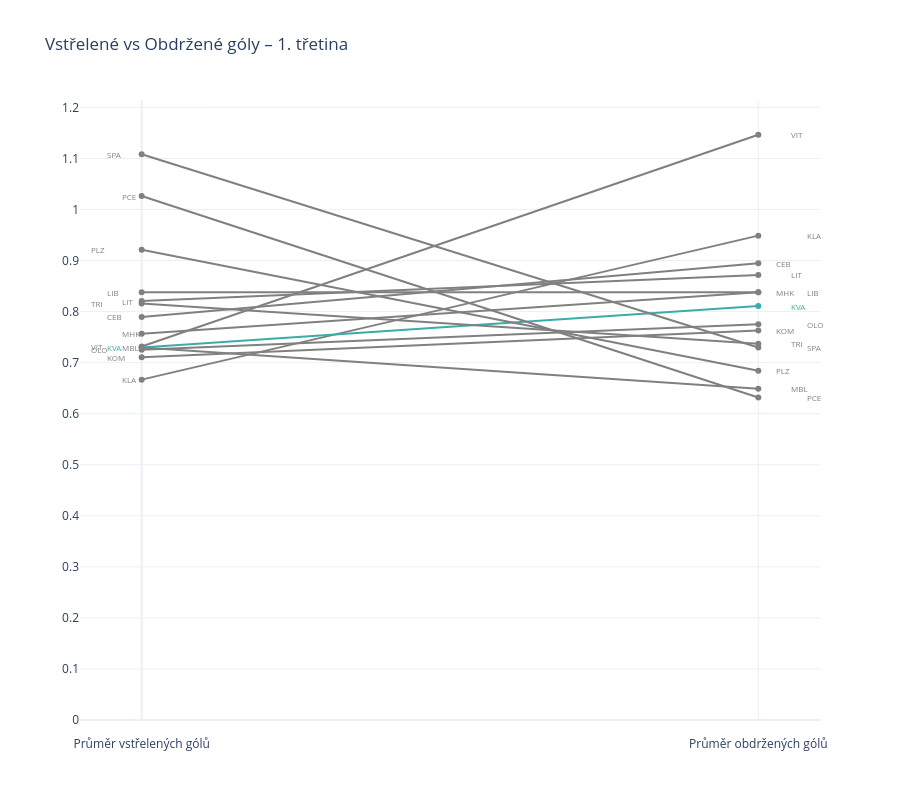
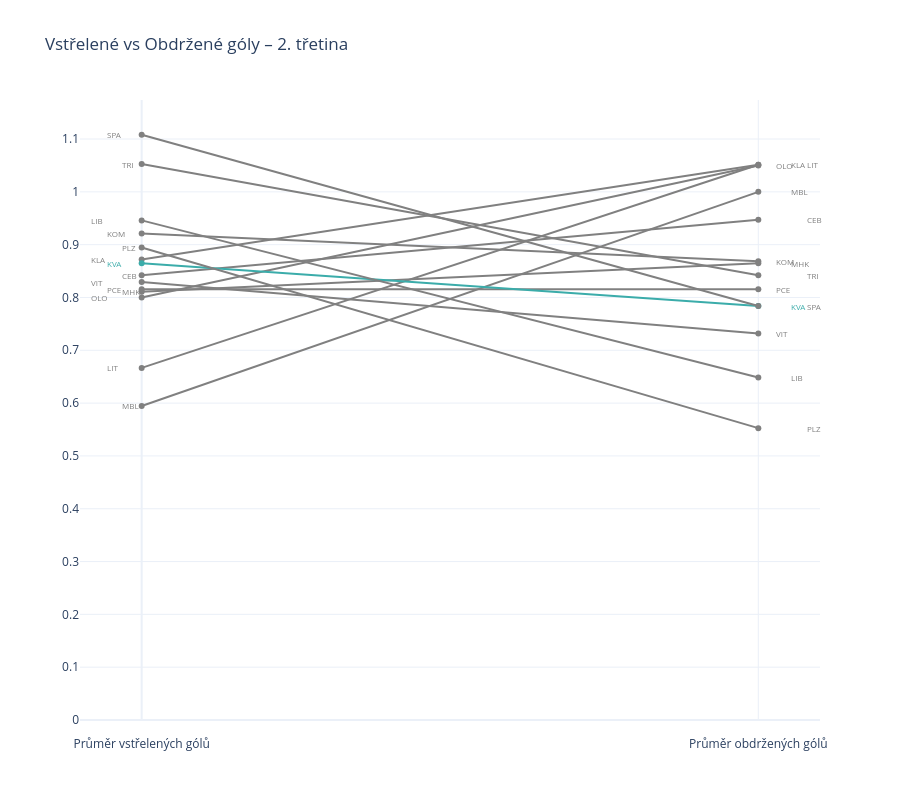
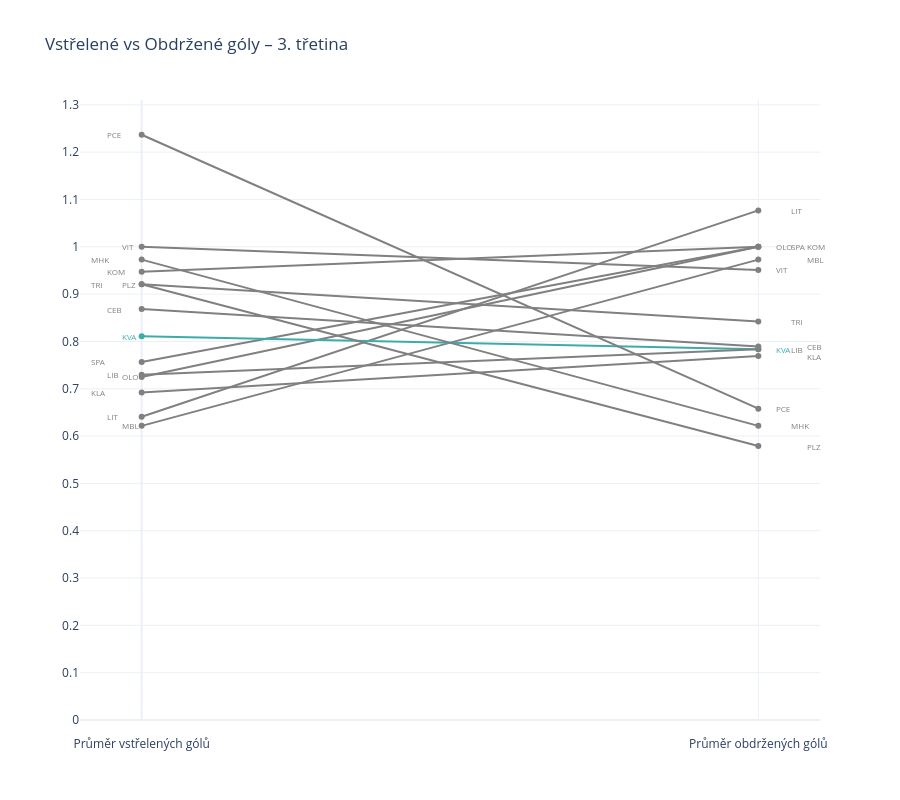
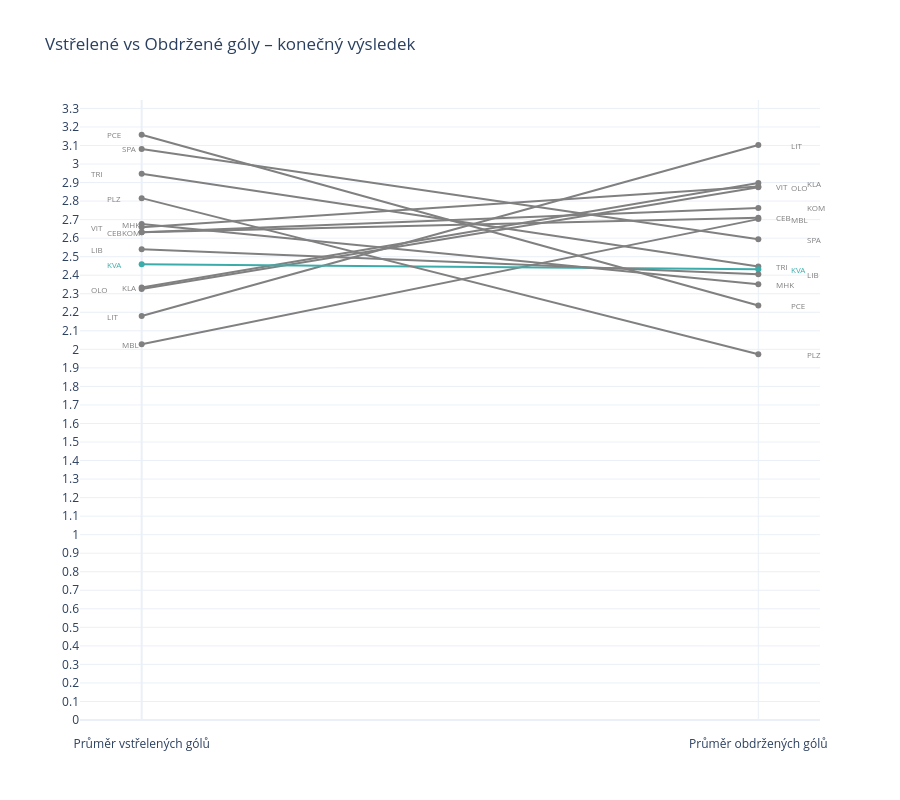

The notebook cell saved with these charts, in order:
### Code cell
for period in team_period["period"].unique():
    df_period = team_period[team_period["period"] == period]

    offset_r = define_offset(df_period, "gaa", "team")
    offset_l = define_offset(df_period, "gfa", "team")
    actual_label = "konečný výsledek" if period == "F" else f"{period}. třetina"
    
    fig = go.Figure()
    
    for team in offset_r.keys():
        team_data = df_period[df_period["team"] == team]
        color = "rgb(59,172,170)" if team == "KVA" else "gray"
        
        fig.add_trace(go.Scatter(
            x=[0, 1], 
            y=[team_data["gfa"].values[0], team_data["gaa"].values[0]],
            mode="lines+markers",
            name=team,
            line=dict(color=color, width=2, )
        ))
        
        fig.add_annotation(
            x=1.05+offset_r[team],  
            y=team_data["gaa"].values[0],
            text=team,
            showarrow=False,
            xanchor="left",
            font=dict(color=color, size=8)
        )

        fig.add_annotation(
            x=-0.06+offset_l[team],  
            y=team_data["gfa"].values[0],
            text=team,
            showarrow=False,
            xanchor="left",
            font=dict(color=color, size=8)
        )
    
    fig.update_layout(
        title=f"Vstřelené vs Obdržené góly – {actual_label}",
        xaxis=dict(
            tickvals=[0, 1],
            ticktext=["Průměr vstřelených gólů", "Průměr obdržených gólů"],
            range=[-0.1, 1.1],
            ticklabelposition="outside",
            ticklabelstandoff=15 
        ),
        yaxis=dict(rangemode="tozero", dtick=0.1),
        height=800,
        showlegend=False
    )
    
    fig.show()

### Figure 1 — Plotly figure (JSON) as saved in the notebook; plotly's stock layout.template omitted (floating-point values rounded to 4 significant figures)
{"data": [{"line": {"color": "gray", "width": 2}, "mode": "lines+markers", "name": "VIT", "type": "scatter", "x": [0, 1], "y": [0.7317, 1.146]}, {"line": {"color": "gray", "width": 2}, "mode": "lines+markers", "name": "KLA", "type": "scatter", "x": [0, 1], "y": [0.6667, 0.9487]}, {"line": {"color": "gray", "width": 2}, "mode": "lines+markers", "name": "CEB", "type": "scatter", "x": [0, 1], "y": [0.7895, 0.8947]}, {"line": {"color": "gray", "width": 2}, "mode": "lines+markers", "name": "LIT", "type": "scatter", "x": [0, 1], "y": [0.8205, 0.8718]}, {"line": {"color": "gray", "width": 2}, "mode": "lines+markers", "name": "LIB", "type": "scatter", "x": [0, 1], "y": [0.8378, 0.8378]}, {"line": {"color": "gray", "width": 2}, "mode": "lines+markers", "name": "MHK", "type": "scatter", "x": [0, 1], "y": [0.7568, 0.8378]}, {"line": {"color": "rgb(59,172,170)", "width": 2}, "mode": "lines+markers", "name": "KVA", "type": "scatter", "x": [0, 1], "y": [0.7297, 0.8108]}, {"line": {"color": "gray", "width": 2}, "mode": "lines+markers", "name": "OLO", "type": "scatter", "x": [0, 1], "y": [0.725, 0.775]}, {"line": {"color": "gray", "width": 2}, "mode": "lines+markers", "name": "KOM", "type": "scatter", "x": [0, 1], "y": [0.7105, 0.7632]}, {"line": {"color": "gray", "width": 2}, "mode": "lines+markers", "name": "TRI", "type": "scatter", "x": [0, 1], "y": [0.8158, 0.7368]}, {"line": {"color": "gray", "width": 2}, "mode": "lines+markers", "name": "SPA", "type": "scatter", "x": [0, 1], "y": [1.108, 0.7297]}, {"line": {"color": "gray", "width": 2}, "mode": "lines+markers", "name": "PLZ", "type": "scatter", "x": [0, 1], "y": [0.9211, 0.6842]}, {"line": {"color": "gray", "width": 2}, "mode": "lines+markers", "name": "MBL", "type": "scatter", "x": [0, 1], "y": [0.7297, 0.6486]}, {"line": {"color": "gray", "width": 2}, "mode": "lines+markers", "name": "PCE", "type": "scatter", "x": [0, 1], "y": [1.026, 0.6316]}], "layout": {"annotations": [{"font": {"color": "gray", "size": 8}, "showarrow": false, "text": "VIT", "x": 1.05, "xanchor": "left", "y": 1.146}, {"font": {"color": "gray", "size": 8}, "showarrow": false, "text": "VIT", "x": -0.085, "xanchor": "left", "y": 0.7317}, {"font": {"color": "gray", "size": 8}, "showarrow": false, "text": "KLA", "x": 1.075, "xanchor": "left", "y": 0.9487}, {"font": {"color": "gray", "size": 8}, "showarrow": false, "text": "KLA", "x": -0.035, "xanchor": "left", "y": 0.6667}, {"font": {"color": "gray", "size": 8}, "showarrow": false, "text": "CEB", "x": 1.025, "xanchor": "left", "y": 0.8947}, {"font": {"color": "gray", "size": 8}, "showarrow": false, "text": "CEB", "x": -0.06, "xanchor": "left", "y": 0.7895}, {"font": {"color": "gray", "size": 8}, "showarrow": false, "text": "LIT", "x": 1.05, "xanchor": "left", "y": 0.8718}, {"font": {"color": "gray", "size": 8}, "showarrow": false, "text": "LIT", "x": -0.035, "xanchor": "left", "y": 0.8205}, {"font": {"color": "gray", "size": 8}, "showarrow": false, "text": "LIB", "x": 1.075, "xanchor": "left", "y": 0.8378}, {"font": {"color": "gray", "size": 8}, "showarrow": false, "text": "LIB", "x": -0.06, "xanchor": "left", "y": 0.8378}, {"font": {"color": "gray", "size": 8}, "showarrow": false, "text": "MHK", "x": 1.025, "xanchor": "left", "y": 0.8378}, {"font": {"color": "gray", "size": 8}, "showarrow": false, "text": "MHK", "x": -0.035, "xanchor": "left", "y": 0.7568}, {"font": {"color": "rgb(59,172,170)", "size": 8}, "showarrow": false, "text": "KVA", "x": 1.05, "xanchor": "left", "y": 0.8108}, {"font": {"color": "rgb(59,172,170)", "size": 8}, "showarrow": false, "text": "KVA", "x": -0.06, "xanchor": "left", "y": 0.7297}, {"font": {"color": "gray", "size": 8}, "showarrow": false, "text": "OLO", "x": 1.075, "xanchor": "left", "y": 0.775}, {"font": {"color": "gray", "size": 8}, "showarrow": false, "text": "OLO", "x": -0.085, "xanchor": "left", "y": 0.725}, {"font": {"color": "gray", "size": 8}, "showarrow": false, "text": "KOM", "x": 1.025, "xanchor": "left", "y": 0.7632}, {"font": {"color": "gray", "size": 8}, "showarrow": false, "text": "KOM", "x": -0.06, "xanchor": "left", "y": 0.7105}, {"font": {"color": "gray", "size": 8}, "showarrow": false, "text": "TRI", "x": 1.05, "xanchor": "left", "y": 0.7368}, {"font": {"color": "gray", "size": 8}, "showarrow": false, "text": "TRI", "x": -0.085, "xanchor": "left", "y": 0.8158}, {"font": {"color": "gray", "size": 8}, "showarrow": false, "text": "SPA", "x": 1.075, "xanchor": "left", "y": 0.7297}, {"font": {"color": "gray", "size": 8}, "showarrow": false, "text": "SPA", "x": -0.06, "xanchor": "left", "y": 1.108}, {"font": {"color": "gray", "size": 8}, "showarrow": false, "text": "PLZ", "x": 1.025, "xanchor": "left", "y": 0.6842}, {"font": {"color": "gray", "size": 8}, "showarrow": false, "text": "PLZ", "x": -0.085, "xanchor": "left", "y": 0.9211}, {"font": {"color": "gray", "size": 8}, "showarrow": false, "text": "MBL", "x": 1.05, "xanchor": "left", "y": 0.6486}, {"font": {"color": "gray", "size": 8}, "showarrow": false, "text": "MBL", "x": -0.035, "xanchor": "left", "y": 0.7297}, {"font": {"color": "gray", "size": 8}, "showarrow": false, "text": "PCE", "x": 1.075, "xanchor": "left", "y": 0.6316}, {"font": {"color": "gray", "size": 8}, "showarrow": false, "text": "PCE", "x": -0.035, "xanchor": "left", "y": 1.026}], "height": 800, "showlegend": false, "title": {"text": "Vstřelené vs Obdržené góly – 1. třetina"}, "xaxis": {"range": [-0.1, 1.1], "ticklabelposition": "outside", "ticklabelstandoff": 15, "ticktext": ["Průměr vstřelených gólů", "Průměr obdržených gólů"], "tickvals": [0, 1]}, "yaxis": {"dtick": 0.1, "rangemode": "tozero"}}}

### Figure 2 — Plotly figure (JSON) as saved in the notebook; plotly's stock layout.template omitted (floating-point values rounded to 4 significant figures)
{"data": [{"line": {"color": "gray", "width": 2}, "mode": "lines+markers", "name": "KLA", "type": "scatter", "x": [0, 1], "y": [0.8718, 1.051]}, {"line": {"color": "gray", "width": 2}, "mode": "lines+markers", "name": "LIT", "type": "scatter", "x": [0, 1], "y": [0.6667, 1.051]}, {"line": {"color": "gray", "width": 2}, "mode": "lines+markers", "name": "OLO", "type": "scatter", "x": [0, 1], "y": [0.8, 1.05]}, {"line": {"color": "gray", "width": 2}, "mode": "lines+markers", "name": "MBL", "type": "scatter", "x": [0, 1], "y": [0.5946, 1]}, {"line": {"color": "gray", "width": 2}, "mode": "lines+markers", "name": "CEB", "type": "scatter", "x": [0, 1], "y": [0.8421, 0.9474]}, {"line": {"color": "gray", "width": 2}, "mode": "lines+markers", "name": "KOM", "type": "scatter", "x": [0, 1], "y": [0.9211, 0.8684]}, {"line": {"color": "gray", "width": 2}, "mode": "lines+markers", "name": "MHK", "type": "scatter", "x": [0, 1], "y": [0.8108, 0.8649]}, {"line": {"color": "gray", "width": 2}, "mode": "lines+markers", "name": "TRI", "type": "scatter", "x": [0, 1], "y": [1.053, 0.8421]}, {"line": {"color": "gray", "width": 2}, "mode": "lines+markers", "name": "PCE", "type": "scatter", "x": [0, 1], "y": [0.8158, 0.8158]}, {"line": {"color": "rgb(59,172,170)", "width": 2}, "mode": "lines+markers", "name": "KVA", "type": "scatter", "x": [0, 1], "y": [0.8649, 0.7838]}, {"line": {"color": "gray", "width": 2}, "mode": "lines+markers", "name": "SPA", "type": "scatter", "x": [0, 1], "y": [1.108, 0.7838]}, {"line": {"color": "gray", "width": 2}, "mode": "lines+markers", "name": "VIT", "type": "scatter", "x": [0, 1], "y": [0.8293, 0.7317]}, {"line": {"color": "gray", "width": 2}, "mode": "lines+markers", "name": "LIB", "type": "scatter", "x": [0, 1], "y": [0.9459, 0.6486]}, {"line": {"color": "gray", "width": 2}, "mode": "lines+markers", "name": "PLZ", "type": "scatter", "x": [0, 1], "y": [0.8947, 0.5526]}], "layout": {"annotations": [{"font": {"color": "gray", "size": 8}, "showarrow": false, "text": "KLA", "x": 1.05, "xanchor": "left", "y": 1.051}, {"font": {"color": "gray", "size": 8}, "showarrow": false, "text": "KLA", "x": -0.085, "xanchor": "left", "y": 0.8718}, {"font": {"color": "gray", "size": 8}, "showarrow": false, "text": "LIT", "x": 1.075, "xanchor": "left", "y": 1.051}, {"font": {"color": "gray", "size": 8}, "showarrow": false, "text": "LIT", "x": -0.06, "xanchor": "left", "y": 0.6667}, {"font": {"color": "gray", "size": 8}, "showarrow": false, "text": "OLO", "x": 1.025, "xanchor": "left", "y": 1.05}, {"font": {"color": "gray", "size": 8}, "showarrow": false, "text": "OLO", "x": -0.085, "xanchor": "left", "y": 0.8}, {"font": {"color": "gray", "size": 8}, "showarrow": false, "text": "MBL", "x": 1.05, "xanchor": "left", "y": 1}, {"font": {"color": "gray", "size": 8}, "showarrow": false, "text": "MBL", "x": -0.035, "xanchor": "left", "y": 0.5946}, {"font": {"color": "gray", "size": 8}, "showarrow": false, "text": "CEB", "x": 1.075, "xanchor": "left", "y": 0.9474}, {"font": {"color": "gray", "size": 8}, "showarrow": false, "text": "CEB", "x": -0.035, "xanchor": "left", "y": 0.8421}, {"font": {"color": "gray", "size": 8}, "showarrow": false, "text": "KOM", "x": 1.025, "xanchor": "left", "y": 0.8684}, {"font": {"color": "gray", "size": 8}, "showarrow": false, "text": "KOM", "x": -0.06, "xanchor": "left", "y": 0.9211}, {"font": {"color": "gray", "size": 8}, "showarrow": false, "text": "MHK", "x": 1.05, "xanchor": "left", "y": 0.8649}, {"font": {"color": "gray", "size": 8}, "showarrow": false, "text": "MHK", "x": -0.035, "xanchor": "left", "y": 0.8108}, {"font": {"color": "gray", "size": 8}, "showarrow": false, "text": "TRI", "x": 1.075, "xanchor": "left", "y": 0.8421}, {"font": {"color": "gray", "size": 8}, "showarrow": false, "text": "TRI", "x": -0.035, "xanchor": "left", "y": 1.053}, {"font": {"color": "gray", "size": 8}, "showarrow": false, "text": "PCE", "x": 1.025, "xanchor": "left", "y": 0.8158}, {"font": {"color": "gray", "size": 8}, "showarrow": false, "text": "PCE", "x": -0.06, "xanchor": "left", "y": 0.8158}, {"font": {"color": "rgb(59,172,170)", "size": 8}, "showarrow": false, "text": "KVA", "x": 1.05, "xanchor": "left", "y": 0.7838}, {"font": {"color": "rgb(59,172,170)", "size": 8}, "showarrow": false, "text": "KVA", "x": -0.06, "xanchor": "left", "y": 0.8649}, {"font": {"color": "gray", "size": 8}, "showarrow": false, "text": "SPA", "x": 1.075, "xanchor": "left", "y": 0.7838}, {"font": {"color": "gray", "size": 8}, "showarrow": false, "text": "SPA", "x": -0.06, "xanchor": "left", "y": 1.108}, {"font": {"color": "gray", "size": 8}, "showarrow": false, "text": "VIT", "x": 1.025, "xanchor": "left", "y": 0.7317}, {"font": {"color": "gray", "size": 8}, "showarrow": false, "text": "VIT", "x": -0.085, "xanchor": "left", "y": 0.8293}, {"font": {"color": "gray", "size": 8}, "showarrow": false, "text": "LIB", "x": 1.05, "xanchor": "left", "y": 0.6486}, {"font": {"color": "gray", "size": 8}, "showarrow": false, "text": "LIB", "x": -0.085, "xanchor": "left", "y": 0.9459}, {"font": {"color": "gray", "size": 8}, "showarrow": false, "text": "PLZ", "x": 1.075, "xanchor": "left", "y": 0.5526}, {"font": {"color": "gray", "size": 8}, "showarrow": false, "text": "PLZ", "x": -0.035, "xanchor": "left", "y": 0.8947}], "height": 800, "showlegend": false, "title": {"text": "Vstřelené vs Obdržené góly – 2. třetina"}, "xaxis": {"range": [-0.1, 1.1], "ticklabelposition": "outside", "ticklabelstandoff": 15, "ticktext": ["Průměr vstřelených gólů", "Průměr obdržených gólů"], "tickvals": [0, 1]}, "yaxis": {"dtick": 0.1, "rangemode": "tozero"}}}

### Figure 3 — Plotly figure (JSON) as saved in the notebook; plotly's stock layout.template omitted (floating-point values rounded to 4 significant figures)
{"data": [{"line": {"color": "gray", "width": 2}, "mode": "lines+markers", "name": "LIT", "type": "scatter", "x": [0, 1], "y": [0.641, 1.077]}, {"line": {"color": "gray", "width": 2}, "mode": "lines+markers", "name": "KOM", "type": "scatter", "x": [0, 1], "y": [0.9474, 1]}, {"line": {"color": "gray", "width": 2}, "mode": "lines+markers", "name": "OLO", "type": "scatter", "x": [0, 1], "y": [0.725, 1]}, {"line": {"color": "gray", "width": 2}, "mode": "lines+markers", "name": "SPA", "type": "scatter", "x": [0, 1], "y": [0.7568, 1]}, {"line": {"color": "gray", "width": 2}, "mode": "lines+markers", "name": "MBL", "type": "scatter", "x": [0, 1], "y": [0.6216, 0.973]}, {"line": {"color": "gray", "width": 2}, "mode": "lines+markers", "name": "VIT", "type": "scatter", "x": [0, 1], "y": [1, 0.9512]}, {"line": {"color": "gray", "width": 2}, "mode": "lines+markers", "name": "TRI", "type": "scatter", "x": [0, 1], "y": [0.9211, 0.8421]}, {"line": {"color": "gray", "width": 2}, "mode": "lines+markers", "name": "CEB", "type": "scatter", "x": [0, 1], "y": [0.8684, 0.7895]}, {"line": {"color": "rgb(59,172,170)", "width": 2}, "mode": "lines+markers", "name": "KVA", "type": "scatter", "x": [0, 1], "y": [0.8108, 0.7838]}, {"line": {"color": "gray", "width": 2}, "mode": "lines+markers", "name": "LIB", "type": "scatter", "x": [0, 1], "y": [0.7297, 0.7838]}, {"line": {"color": "gray", "width": 2}, "mode": "lines+markers", "name": "KLA", "type": "scatter", "x": [0, 1], "y": [0.6923, 0.7692]}, {"line": {"color": "gray", "width": 2}, "mode": "lines+markers", "name": "PCE", "type": "scatter", "x": [0, 1], "y": [1.237, 0.6579]}, {"line": {"color": "gray", "width": 2}, "mode": "lines+markers", "name": "MHK", "type": "scatter", "x": [0, 1], "y": [0.973, 0.6216]}, {"line": {"color": "gray", "width": 2}, "mode": "lines+markers", "name": "PLZ", "type": "scatter", "x": [0, 1], "y": [0.9211, 0.5789]}], "layout": {"annotations": [{"font": {"color": "gray", "size": 8}, "showarrow": false, "text": "LIT", "x": 1.05, "xanchor": "left", "y": 1.077}, {"font": {"color": "gray", "size": 8}, "showarrow": false, "text": "LIT", "x": -0.06, "xanchor": "left", "y": 0.641}, {"font": {"color": "gray", "size": 8}, "showarrow": false, "text": "KOM", "x": 1.075, "xanchor": "left", "y": 1}, {"font": {"color": "gray", "size": 8}, "showarrow": false, "text": "KOM", "x": -0.06, "xanchor": "left", "y": 0.9474}, {"font": {"color": "gray", "size": 8}, "showarrow": false, "text": "OLO", "x": 1.025, "xanchor": "left", "y": 1}, {"font": {"color": "gray", "size": 8}, "showarrow": false, "text": "OLO", "x": -0.035, "xanchor": "left", "y": 0.725}, {"font": {"color": "gray", "size": 8}, "showarrow": false, "text": "SPA", "x": 1.05, "xanchor": "left", "y": 1}, {"font": {"color": "gray", "size": 8}, "showarrow": false, "text": "SPA", "x": -0.085, "xanchor": "left", "y": 0.7568}, {"font": {"color": "gray", "size": 8}, "showarrow": false, "text": "MBL", "x": 1.075, "xanchor": "left", "y": 0.973}, {"font": {"color": "gray", "size": 8}, "showarrow": false, "text": "MBL", "x": -0.035, "xanchor": "left", "y": 0.6216}, {"font": {"color": "gray", "size": 8}, "showarrow": false, "text": "VIT", "x": 1.025, "xanchor": "left", "y": 0.9512}, {"font": {"color": "gray", "size": 8}, "showarrow": false, "text": "VIT", "x": -0.035, "xanchor": "left", "y": 1}, {"font": {"color": "gray", "size": 8}, "showarrow": false, "text": "TRI", "x": 1.05, "xanchor": "left", "y": 0.8421}, {"font": {"color": "gray", "size": 8}, "showarrow": false, "text": "TRI", "x": -0.085, "xanchor": "left", "y": 0.9211}, {"font": {"color": "gray", "size": 8}, "showarrow": false, "text": "CEB", "x": 1.075, "xanchor": "left", "y": 0.7895}, {"font": {"color": "gray", "size": 8}, "showarrow": false, "text": "CEB", "x": -0.06, "xanchor": "left", "y": 0.8684}, {"font": {"color": "rgb(59,172,170)", "size": 8}, "showarrow": false, "text": "KVA", "x": 1.025, "xanchor": "left", "y": 0.7838}, {"font": {"color": "rgb(59,172,170)", "size": 8}, "showarrow": false, "text": "KVA", "x": -0.035, "xanchor": "left", "y": 0.8108}, {"font": {"color": "gray", "size": 8}, "showarrow": false, "text": "LIB", "x": 1.05, "xanchor": "left", "y": 0.7838}, {"font": {"color": "gray", "size": 8}, "showarrow": false, "text": "LIB", "x": -0.06, "xanchor": "left", "y": 0.7297}, {"font": {"color": "gray", "size": 8}, "showarrow": false, "text": "KLA", "x": 1.075, "xanchor": "left", "y": 0.7692}, {"font": {"color": "gray", "size": 8}, "showarrow": false, "text": "KLA", "x": -0.085, "xanchor": "left", "y": 0.6923}, {"font": {"color": "gray", "size": 8}, "showarrow": false, "text": "PCE", "x": 1.025, "xanchor": "left", "y": 0.6579}, {"font": {"color": "gray", "size": 8}, "showarrow": false, "text": "PCE", "x": -0.06, "xanchor": "left", "y": 1.237}, {"font": {"color": "gray", "size": 8}, "showarrow": false, "text": "MHK", "x": 1.05, "xanchor": "left", "y": 0.6216}, {"font": {"color": "gray", "size": 8}, "showarrow": false, "text": "MHK", "x": -0.085, "xanchor": "left", "y": 0.973}, {"font": {"color": "gray", "size": 8}, "showarrow": false, "text": "PLZ", "x": 1.075, "xanchor": "left", "y": 0.5789}, {"font": {"color": "gray", "size": 8}, "showarrow": false, "text": "PLZ", "x": -0.035, "xanchor": "left", "y": 0.9211}], "height": 800, "showlegend": false, "title": {"text": "Vstřelené vs Obdržené góly – 3. třetina"}, "xaxis": {"range": [-0.1, 1.1], "ticklabelposition": "outside", "ticklabelstandoff": 15, "ticktext": ["Průměr vstřelených gólů", "Průměr obdržených gólů"], "tickvals": [0, 1]}, "yaxis": {"dtick": 0.1, "rangemode": "tozero"}}}

### Figure 4 — Plotly figure (JSON) as saved in the notebook; plotly's stock layout.template omitted (floating-point values rounded to 4 significant figures)
{"data": [{"line": {"color": "gray", "width": 2}, "mode": "lines+markers", "name": "LIT", "type": "scatter", "x": [0, 1], "y": [2.179, 3.103]}, {"line": {"color": "gray", "width": 2}, "mode": "lines+markers", "name": "KLA", "type": "scatter", "x": [0, 1], "y": [2.333, 2.897]}, {"line": {"color": "gray", "width": 2}, "mode": "lines+markers", "name": "VIT", "type": "scatter", "x": [0, 1], "y": [2.659, 2.878]}, {"line": {"color": "gray", "width": 2}, "mode": "lines+markers", "name": "OLO", "type": "scatter", "x": [0, 1], "y": [2.325, 2.875]}, {"line": {"color": "gray", "width": 2}, "mode": "lines+markers", "name": "KOM", "type": "scatter", "x": [0, 1], "y": [2.632, 2.763]}, {"line": {"color": "gray", "width": 2}, "mode": "lines+markers", "name": "CEB", "type": "scatter", "x": [0, 1], "y": [2.632, 2.711]}, {"line": {"color": "gray", "width": 2}, "mode": "lines+markers", "name": "MBL", "type": "scatter", "x": [0, 1], "y": [2.027, 2.703]}, {"line": {"color": "gray", "width": 2}, "mode": "lines+markers", "name": "SPA", "type": "scatter", "x": [0, 1], "y": [3.081, 2.595]}, {"line": {"color": "gray", "width": 2}, "mode": "lines+markers", "name": "TRI", "type": "scatter", "x": [0, 1], "y": [2.947, 2.447]}, {"line": {"color": "rgb(59,172,170)", "width": 2}, "mode": "lines+markers", "name": "KVA", "type": "scatter", "x": [0, 1], "y": [2.459, 2.432]}, {"line": {"color": "gray", "width": 2}, "mode": "lines+markers", "name": "LIB", "type": "scatter", "x": [0, 1], "y": [2.541, 2.405]}, {"line": {"color": "gray", "width": 2}, "mode": "lines+markers", "name": "MHK", "type": "scatter", "x": [0, 1], "y": [2.676, 2.351]}, {"line": {"color": "gray", "width": 2}, "mode": "lines+markers", "name": "PCE", "type": "scatter", "x": [0, 1], "y": [3.158, 2.237]}, {"line": {"color": "gray", "width": 2}, "mode": "lines+markers", "name": "PLZ", "type": "scatter", "x": [0, 1], "y": [2.816, 1.974]}], "layout": {"annotations": [{"font": {"color": "gray", "size": 8}, "showarrow": false, "text": "LIT", "x": 1.05, "xanchor": "left", "y": 3.103}, {"font": {"color": "gray", "size": 8}, "showarrow": false, "text": "LIT", "x": -0.06, "xanchor": "left", "y": 2.179}, {"font": {"color": "gray", "size": 8}, "showarrow": false, "text": "KLA", "x": 1.075, "xanchor": "left", "y": 2.897}, {"font": {"color": "gray", "size": 8}, "showarrow": false, "text": "KLA", "x": -0.035, "xanchor": "left", "y": 2.333}, {"font": {"color": "gray", "size": 8}, "showarrow": false, "text": "VIT", "x": 1.025, "xanchor": "left", "y": 2.878}, {"font": {"color": "gray", "size": 8}, "showarrow": false, "text": "VIT", "x": -0.085, "xanchor": "left", "y": 2.659}, {"font": {"color": "gray", "size": 8}, "showarrow": false, "text": "OLO", "x": 1.05, "xanchor": "left", "y": 2.875}, {"font": {"color": "gray", "size": 8}, "showarrow": false, "text": "OLO", "x": -0.085, "xanchor": "left", "y": 2.325}, {"font": {"color": "gray", "size": 8}, "showarrow": false, "text": "KOM", "x": 1.075, "xanchor": "left", "y": 2.763}, {"font": {"color": "gray", "size": 8}, "showarrow": false, "text": "KOM", "x": -0.035, "xanchor": "left", "y": 2.632}, {"font": {"color": "gray", "size": 8}, "showarrow": false, "text": "CEB", "x": 1.025, "xanchor": "left", "y": 2.711}, {"font": {"color": "gray", "size": 8}, "showarrow": false, "text": "CEB", "x": -0.06, "xanchor": "left", "y": 2.632}, {"font": {"color": "gray", "size": 8}, "showarrow": false, "text": "MBL", "x": 1.05, "xanchor": "left", "y": 2.703}, {"font": {"color": "gray", "size": 8}, "showarrow": false, "text": "MBL", "x": -0.035, "xanchor": "left", "y": 2.027}, {"font": {"color": "gray", "size": 8}, "showarrow": false, "text": "SPA", "x": 1.075, "xanchor": "left", "y": 2.595}, {"font": {"color": "gray", "size": 8}, "showarrow": false, "text": "SPA", "x": -0.035, "xanchor": "left", "y": 3.081}, {"font": {"color": "gray", "size": 8}, "showarrow": false, "text": "TRI", "x": 1.025, "xanchor": "left", "y": 2.447}, {"font": {"color": "gray", "size": 8}, "showarrow": false, "text": "TRI", "x": -0.085, "xanchor": "left", "y": 2.947}, {"font": {"color": "rgb(59,172,170)", "size": 8}, "showarrow": false, "text": "KVA", "x": 1.05, "xanchor": "left", "y": 2.432}, {"font": {"color": "rgb(59,172,170)", "size": 8}, "showarrow": false, "text": "KVA", "x": -0.06, "xanchor": "left", "y": 2.459}, {"font": {"color": "gray", "size": 8}, "showarrow": false, "text": "LIB", "x": 1.075, "xanchor": "left", "y": 2.405}, {"font": {"color": "gray", "size": 8}, "showarrow": false, "text": "LIB", "x": -0.085, "xanchor": "left", "y": 2.541}, {"font": {"color": "gray", "size": 8}, "showarrow": false, "text": "MHK", "x": 1.025, "xanchor": "left", "y": 2.351}, {"font": {"color": "gray", "size": 8}, "showarrow": false, "text": "MHK", "x": -0.035, "xanchor": "left", "y": 2.676}, {"font": {"color": "gray", "size": 8}, "showarrow": false, "text": "PCE", "x": 1.05, "xanchor": "left", "y": 2.237}, {"font": {"color": "gray", "size": 8}, "showarrow": false, "text": "PCE", "x": -0.06, "xanchor": "left", "y": 3.158}, {"font": {"color": "gray", "size": 8}, "showarrow": false, "text": "PLZ", "x": 1.075, "xanchor": "left", "y": 1.974}, {"font": {"color": "gray", "size": 8}, "showarrow": false, "text": "PLZ", "x": -0.06, "xanchor": "left", "y": 2.816}], "height": 800, "showlegend": false, "title": {"text": "Vstřelené vs Obdržené góly – konečný výsledek"}, "xaxis": {"range": [-0.1, 1.1], "ticklabelposition": "outside", "ticklabelstandoff": 15, "ticktext": ["Průměr vstřelených gólů", "Průměr obdržených gólů"], "tickvals": [0, 1]}, "yaxis": {"dtick": 0.1, "rangemode": "tozero"}}}
